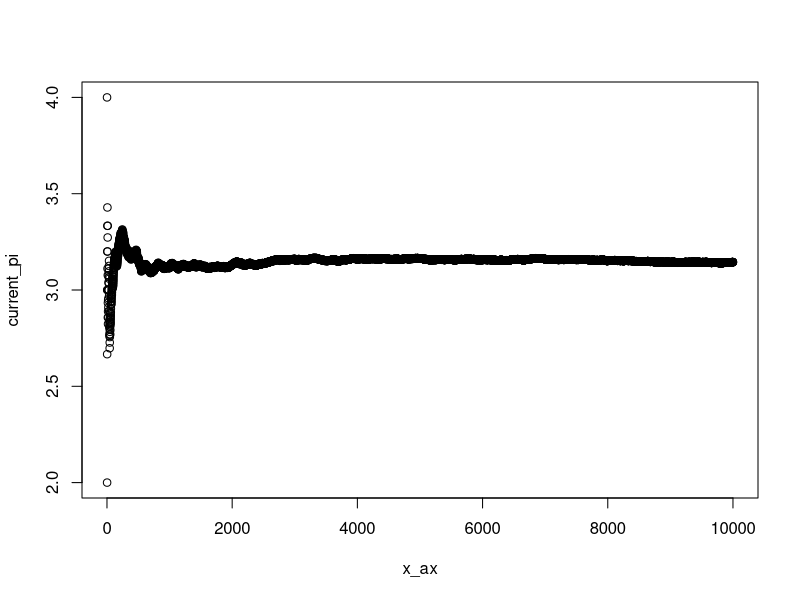

This figure's R source:
n <- 10000
total <- 0
current_pi <- vector(mode = "list", length = n)

for (i in 1:n){
  x <- runif(1, min=-1, max=1)
  y <- runif(1, min=-1, max=1)
  if (sqrt(x**2 + y**2) <= 1){
    total <- total + 1
  }
  current_pi[i] <- 4 * total / i
}

current_pi[10000]
x_ax = c(1:n)
plot(x_ax, current_pi)